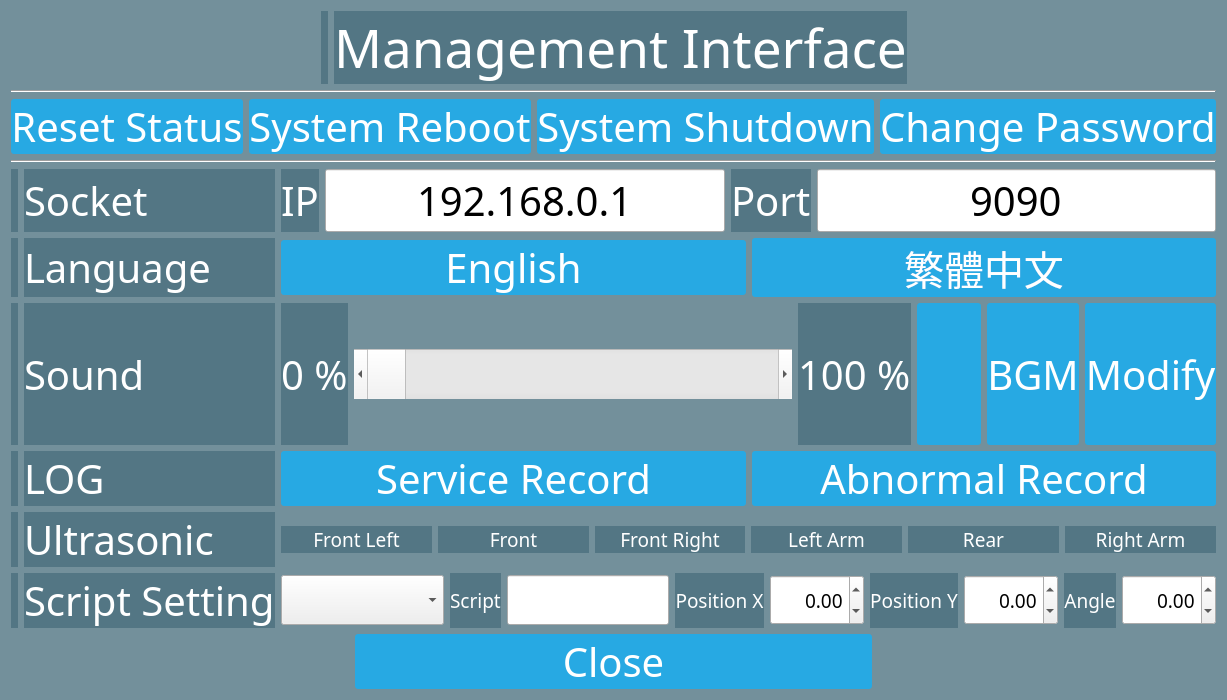
<?xml version="1.0" encoding="UTF-8"?>
<ui version="4.0">
 <class>SystemSettingDialog</class>
 <widget class="QDialog" name="SystemSettingDialog">
  <property name="geometry">
   <rect>
    <x>0</x>
    <y>0</y>
    <width>1227</width>
    <height>700</height>
   </rect>
  </property>
  <property name="font">
   <font>
    <family>微軟正黑體</family>
   </font>
  </property>
  <property name="windowTitle">
   <string>System Setting</string>
  </property>
  <property name="styleSheet">
   <string notr="true">
QDialog, QRadioButton , QLabel, QCheckBox
{ 
	background:  rgba(32, 80, 96, 100);
	color:white;
}

QPushButton
{
	color: white;
	background-color: #27a9e3;
	border-width: 0px;
	border-radius: 3px;
}

QComboBox QAbstractItemView 
{
  color: white;
  border: 1px solid grey;
  background: #27a9e3;
  selection-background-color: #66c011; 
}

QPushButton:hover, QComboBox:hover{ background-color: #66c011; }

QPushButton:disabled, QComboBox:disabled { background-color:rgb(114,200,237); }
</string>
  </property>
  <layout class="QGridLayout" name="gridLayout_2" columnstretch="0,0,0">
   <item row="12" column="0">
    <widget class="QLabel" name="originSettingIcon">
     <property name="text">
      <string/>
     </property>
     <property name="pixmap">
      <pixmap resource="resource.qrc">:/Img/script.png</pixmap>
     </property>
     <property name="alignment">
      <set>Qt::AlignCenter</set>
     </property>
    </widget>
   </item>
   <item row="11" column="0">
    <widget class="QLabel" name="ultrasonicIcon">
     <property name="text">
      <string/>
     </property>
     <property name="pixmap">
      <pixmap resource="resource.qrc">:/Img/camera.png</pixmap>
     </property>
     <property name="alignment">
      <set>Qt::AlignCenter</set>
     </property>
    </widget>
   </item>
   <item row="7" column="1">
    <widget class="QLabel" name="languageLabel">
     <property name="minimumSize">
      <size>
       <width>0</width>
       <height>50</height>
      </size>
     </property>
     <property name="font">
      <font>
       <family>微軟正黑體</family>
       <pointsize>30</pointsize>
      </font>
     </property>
     <property name="text">
      <string>Language</string>
     </property>
    </widget>
   </item>
   <item row="12" column="2">
    <layout class="QHBoxLayout" name="originLayout" stretch="2,0,2,0,1,0,1,0,1">
     <item>
      <widget class="QComboBox" name="originCB">
       <property name="sizePolicy">
        <sizepolicy hsizetype="Expanding" vsizetype="Fixed">
         <horstretch>0</horstretch>
         <verstretch>0</verstretch>
        </sizepolicy>
       </property>
       <property name="minimumSize">
        <size>
         <width>0</width>
         <height>50</height>
        </size>
       </property>
       <property name="font">
        <font>
         <family>微軟正黑體</family>
         <pointsize>14</pointsize>
        </font>
       </property>
      </widget>
     </item>
     <item>
      <widget class="QLabel" name="scriptLabel">
       <property name="minimumSize">
        <size>
         <width>0</width>
         <height>50</height>
        </size>
       </property>
       <property name="font">
        <font>
         <family>微軟正黑體</family>
         <pointsize>14</pointsize>
        </font>
       </property>
       <property name="text">
        <string>Script</string>
       </property>
      </widget>
     </item>
     <item>
      <widget class="QLineEdit" name="scriptLineEdit">
       <property name="sizePolicy">
        <sizepolicy hsizetype="Fixed" vsizetype="Fixed">
         <horstretch>0</horstretch>
         <verstretch>0</verstretch>
        </sizepolicy>
       </property>
       <property name="minimumSize">
        <size>
         <width>150</width>
         <height>50</height>
        </size>
       </property>
       <property name="font">
        <font>
         <family>微軟正黑體</family>
         <pointsize>14</pointsize>
        </font>
       </property>
       <property name="alignment">
        <set>Qt::AlignRight|Qt::AlignTrailing|Qt::AlignVCenter</set>
       </property>
      </widget>
     </item>
     <item>
      <widget class="QLabel" name="originPosXLabel">
       <property name="minimumSize">
        <size>
         <width>0</width>
         <height>50</height>
        </size>
       </property>
       <property name="font">
        <font>
         <family>微軟正黑體</family>
         <pointsize>14</pointsize>
        </font>
       </property>
       <property name="text">
        <string>Position X</string>
       </property>
       <property name="alignment">
        <set>Qt::AlignCenter</set>
       </property>
      </widget>
     </item>
     <item>
      <widget class="QDoubleSpinBox" name="originDsb_x">
       <property name="sizePolicy">
        <sizepolicy hsizetype="Preferred" vsizetype="Fixed">
         <horstretch>0</horstretch>
         <verstretch>0</verstretch>
        </sizepolicy>
       </property>
       <property name="minimumSize">
        <size>
         <width>0</width>
         <height>50</height>
        </size>
       </property>
       <property name="font">
        <font>
         <family>微軟正黑體</family>
         <pointsize>14</pointsize>
        </font>
       </property>
       <property name="styleSheet">
        <string notr="true"/>
       </property>
       <property name="alignment">
        <set>Qt::AlignRight|Qt::AlignTrailing|Qt::AlignVCenter</set>
       </property>
       <property name="minimum">
        <double>-500.000000000000000</double>
       </property>
       <property name="maximum">
        <double>500.000000000000000</double>
       </property>
       <property name="singleStep">
        <double>0.100000000000000</double>
       </property>
      </widget>
     </item>
     <item>
      <widget class="QLabel" name="originPosYLabel">
       <property name="sizePolicy">
        <sizepolicy hsizetype="Preferred" vsizetype="Preferred">
         <horstretch>0</horstretch>
         <verstretch>0</verstretch>
        </sizepolicy>
       </property>
       <property name="minimumSize">
        <size>
         <width>0</width>
         <height>50</height>
        </size>
       </property>
       <property name="font">
        <font>
         <family>微軟正黑體</family>
         <pointsize>14</pointsize>
        </font>
       </property>
       <property name="text">
        <string>Position Y</string>
       </property>
       <property name="alignment">
        <set>Qt::AlignCenter</set>
       </property>
      </widget>
     </item>
     <item>
      <widget class="QDoubleSpinBox" name="originDsb_y">
       <property name="sizePolicy">
        <sizepolicy hsizetype="Preferred" vsizetype="Fixed">
         <horstretch>0</horstretch>
         <verstretch>0</verstretch>
        </sizepolicy>
       </property>
       <property name="minimumSize">
        <size>
         <width>0</width>
         <height>50</height>
        </size>
       </property>
       <property name="font">
        <font>
         <family>微軟正黑體</family>
         <pointsize>14</pointsize>
        </font>
       </property>
       <property name="alignment">
        <set>Qt::AlignRight|Qt::AlignTrailing|Qt::AlignVCenter</set>
       </property>
       <property name="minimum">
        <double>-500.000000000000000</double>
       </property>
       <property name="maximum">
        <double>500.000000000000000</double>
       </property>
       <property name="singleStep">
        <double>0.100000000000000</double>
       </property>
      </widget>
     </item>
     <item>
      <widget class="QLabel" name="originAngLabel">
       <property name="sizePolicy">
        <sizepolicy hsizetype="Preferred" vsizetype="Preferred">
         <horstretch>0</horstretch>
         <verstretch>0</verstretch>
        </sizepolicy>
       </property>
       <property name="minimumSize">
        <size>
         <width>0</width>
         <height>50</height>
        </size>
       </property>
       <property name="font">
        <font>
         <family>微軟正黑體</family>
         <pointsize>14</pointsize>
        </font>
       </property>
       <property name="text">
        <string>Angle</string>
       </property>
       <property name="alignment">
        <set>Qt::AlignCenter</set>
       </property>
      </widget>
     </item>
     <item>
      <widget class="QDoubleSpinBox" name="originDsb_angle">
       <property name="sizePolicy">
        <sizepolicy hsizetype="Preferred" vsizetype="Fixed">
         <horstretch>0</horstretch>
         <verstretch>0</verstretch>
        </sizepolicy>
       </property>
       <property name="minimumSize">
        <size>
         <width>0</width>
         <height>50</height>
        </size>
       </property>
       <property name="font">
        <font>
         <family>微軟正黑體</family>
         <pointsize>14</pointsize>
        </font>
       </property>
       <property name="alignment">
        <set>Qt::AlignRight|Qt::AlignTrailing|Qt::AlignVCenter</set>
       </property>
       <property name="minimum">
        <double>-180.000000000000000</double>
       </property>
       <property name="maximum">
        <double>180.000000000000000</double>
       </property>
       <property name="singleStep">
        <double>0.100000000000000</double>
       </property>
      </widget>
     </item>
    </layout>
   </item>
   <item row="12" column="1">
    <widget class="QLabel" name="originSettingLabel">
     <property name="minimumSize">
      <size>
       <width>0</width>
       <height>50</height>
      </size>
     </property>
     <property name="font">
      <font>
       <family>微軟正黑體</family>
       <pointsize>30</pointsize>
      </font>
     </property>
     <property name="text">
      <string>Script Setting</string>
     </property>
    </widget>
   </item>
   <item row="8" column="2">
    <layout class="QHBoxLayout" name="volumeLayout" stretch="0,1,0,0,0,0">
     <item>
      <widget class="QLabel" name="lowLabel">
       <property name="font">
        <font>
         <family>微軟正黑體</family>
         <pointsize>30</pointsize>
        </font>
       </property>
       <property name="text">
        <string notr="true">0 %</string>
       </property>
      </widget>
     </item>
     <item>
      <widget class="QScrollBar" name="volumeScrollBar">
       <property name="sizePolicy">
        <sizepolicy hsizetype="Minimum" vsizetype="Fixed">
         <horstretch>0</horstretch>
         <verstretch>0</verstretch>
        </sizepolicy>
       </property>
       <property name="minimumSize">
        <size>
         <width>300</width>
         <height>50</height>
        </size>
       </property>
       <property name="maximum">
        <number>100</number>
       </property>
       <property name="pageStep">
        <number>10</number>
       </property>
       <property name="orientation">
        <enum>Qt::Horizontal</enum>
       </property>
      </widget>
     </item>
     <item>
      <widget class="QLabel" name="highLabel">
       <property name="font">
        <font>
         <family>微軟正黑體</family>
         <pointsize>30</pointsize>
        </font>
       </property>
       <property name="text">
        <string notr="true">100 %</string>
       </property>
      </widget>
     </item>
     <item>
      <widget class="QPushButton" name="testSoundBtn">
       <property name="sizePolicy">
        <sizepolicy hsizetype="Preferred" vsizetype="Preferred">
         <horstretch>0</horstretch>
         <verstretch>0</verstretch>
        </sizepolicy>
       </property>
       <property name="minimumSize">
        <size>
         <width>0</width>
         <height>50</height>
        </size>
       </property>
       <property name="font">
        <font>
         <family>微軟正黑體 Light</family>
         <pointsize>20</pointsize>
        </font>
       </property>
       <property name="text">
        <string/>
       </property>
       <property name="icon">
        <iconset>
         <normaloff>Img/volume.ico</normaloff>Img/volume.ico</iconset>
       </property>
       <property name="iconSize">
        <size>
         <width>64</width>
         <height>64</height>
        </size>
       </property>
      </widget>
     </item>
     <item>
      <widget class="QPushButton" name="bgmBtn">
       <property name="sizePolicy">
        <sizepolicy hsizetype="Preferred" vsizetype="Preferred">
         <horstretch>0</horstretch>
         <verstretch>0</verstretch>
        </sizepolicy>
       </property>
       <property name="minimumSize">
        <size>
         <width>0</width>
         <height>50</height>
        </size>
       </property>
       <property name="font">
        <font>
         <family>微軟正黑體</family>
         <pointsize>30</pointsize>
        </font>
       </property>
       <property name="text">
        <string>BGM</string>
       </property>
      </widget>
     </item>
     <item>
      <widget class="QPushButton" name="soundModifyBtn">
       <property name="sizePolicy">
        <sizepolicy hsizetype="Preferred" vsizetype="Preferred">
         <horstretch>0</horstretch>
         <verstretch>0</verstretch>
        </sizepolicy>
       </property>
       <property name="minimumSize">
        <size>
         <width>0</width>
         <height>50</height>
        </size>
       </property>
       <property name="font">
        <font>
         <family>微軟正黑體</family>
         <pointsize>30</pointsize>
        </font>
       </property>
       <property name="text">
        <string>Modify</string>
       </property>
      </widget>
     </item>
    </layout>
   </item>
   <item row="11" column="2">
    <layout class="QGridLayout" name="lightGridLayout">
     <item row="0" column="5">
      <widget class="QLabel" name="ultrasonicLabel_6">
       <property name="sizePolicy">
        <sizepolicy hsizetype="Preferred" vsizetype="Fixed">
         <horstretch>0</horstretch>
         <verstretch>0</verstretch>
        </sizepolicy>
       </property>
       <property name="font">
        <font>
         <family>微軟正黑體</family>
         <pointsize>14</pointsize>
        </font>
       </property>
       <property name="text">
        <string>Right Arm</string>
       </property>
       <property name="alignment">
        <set>Qt::AlignCenter</set>
       </property>
      </widget>
     </item>
     <item row="0" column="2">
      <widget class="QLabel" name="ultrasonicLabel_3">
       <property name="sizePolicy">
        <sizepolicy hsizetype="Preferred" vsizetype="Fixed">
         <horstretch>0</horstretch>
         <verstretch>0</verstretch>
        </sizepolicy>
       </property>
       <property name="font">
        <font>
         <family>微軟正黑體</family>
         <pointsize>14</pointsize>
        </font>
       </property>
       <property name="text">
        <string>Front Right</string>
       </property>
       <property name="alignment">
        <set>Qt::AlignCenter</set>
       </property>
      </widget>
     </item>
     <item row="0" column="0">
      <widget class="QLabel" name="ultrasonicLabel_1">
       <property name="sizePolicy">
        <sizepolicy hsizetype="Preferred" vsizetype="Fixed">
         <horstretch>0</horstretch>
         <verstretch>0</verstretch>
        </sizepolicy>
       </property>
       <property name="font">
        <font>
         <family>微軟正黑體</family>
         <pointsize>14</pointsize>
        </font>
       </property>
       <property name="text">
        <string>Front Left</string>
       </property>
       <property name="alignment">
        <set>Qt::AlignCenter</set>
       </property>
      </widget>
     </item>
     <item row="0" column="1">
      <widget class="QLabel" name="ultrasonicLabel_2">
       <property name="sizePolicy">
        <sizepolicy hsizetype="Preferred" vsizetype="Fixed">
         <horstretch>0</horstretch>
         <verstretch>0</verstretch>
        </sizepolicy>
       </property>
       <property name="font">
        <font>
         <family>微軟正黑體</family>
         <pointsize>14</pointsize>
        </font>
       </property>
       <property name="text">
        <string>Front</string>
       </property>
       <property name="alignment">
        <set>Qt::AlignCenter</set>
       </property>
      </widget>
     </item>
     <item row="0" column="3">
      <widget class="QLabel" name="ultrasonicLabel_4">
       <property name="sizePolicy">
        <sizepolicy hsizetype="Preferred" vsizetype="Fixed">
         <horstretch>0</horstretch>
         <verstretch>0</verstretch>
        </sizepolicy>
       </property>
       <property name="font">
        <font>
         <family>微軟正黑體</family>
         <pointsize>14</pointsize>
        </font>
       </property>
       <property name="text">
        <string>Left Arm</string>
       </property>
       <property name="alignment">
        <set>Qt::AlignCenter</set>
       </property>
      </widget>
     </item>
     <item row="0" column="4">
      <widget class="QLabel" name="ultrasonicLabel_5">
       <property name="sizePolicy">
        <sizepolicy hsizetype="Preferred" vsizetype="Fixed">
         <horstretch>0</horstretch>
         <verstretch>0</verstretch>
        </sizepolicy>
       </property>
       <property name="font">
        <font>
         <family>微軟正黑體</family>
         <pointsize>14</pointsize>
        </font>
       </property>
       <property name="text">
        <string>Rear</string>
       </property>
       <property name="alignment">
        <set>Qt::AlignCenter</set>
       </property>
      </widget>
     </item>
    </layout>
   </item>
   <item row="8" column="1">
    <widget class="QLabel" name="volumeLabel">
     <property name="minimumSize">
      <size>
       <width>0</width>
       <height>50</height>
      </size>
     </property>
     <property name="font">
      <font>
       <family>微軟正黑體</family>
       <pointsize>30</pointsize>
      </font>
     </property>
     <property name="text">
      <string>Sound</string>
     </property>
    </widget>
   </item>
   <item row="5" column="0" colspan="3">
    <widget class="Line" name="line">
     <property name="orientation">
      <enum>Qt::Horizontal</enum>
     </property>
    </widget>
   </item>
   <item row="11" column="1">
    <widget class="QLabel" name="ultrasonicLabel">
     <property name="minimumSize">
      <size>
       <width>0</width>
       <height>50</height>
      </size>
     </property>
     <property name="font">
      <font>
       <family>微軟正黑體</family>
       <pointsize>30</pointsize>
      </font>
     </property>
     <property name="text">
      <string>Ultrasonic</string>
     </property>
    </widget>
   </item>
   <item row="6" column="1">
    <widget class="QLabel" name="tcpSocketLabel">
     <property name="minimumSize">
      <size>
       <width>0</width>
       <height>50</height>
      </size>
     </property>
     <property name="font">
      <font>
       <family>微軟正黑體</family>
       <pointsize>30</pointsize>
      </font>
     </property>
     <property name="text">
      <string>Socket</string>
     </property>
    </widget>
   </item>
   <item row="3" column="0" colspan="3">
    <layout class="QHBoxLayout" name="systemLayout">
     <item>
      <widget class="QPushButton" name="resetStatusBtn">
       <property name="sizePolicy">
        <sizepolicy hsizetype="Preferred" vsizetype="Fixed">
         <horstretch>0</horstretch>
         <verstretch>0</verstretch>
        </sizepolicy>
       </property>
       <property name="minimumSize">
        <size>
         <width>0</width>
         <height>50</height>
        </size>
       </property>
       <property name="font">
        <font>
         <family>微軟正黑體</family>
         <pointsize>30</pointsize>
        </font>
       </property>
       <property name="text">
        <string>Reset Status</string>
       </property>
      </widget>
     </item>
     <item>
      <widget class="QPushButton" name="rebootBtn">
       <property name="sizePolicy">
        <sizepolicy hsizetype="Preferred" vsizetype="Fixed">
         <horstretch>0</horstretch>
         <verstretch>0</verstretch>
        </sizepolicy>
       </property>
       <property name="minimumSize">
        <size>
         <width>0</width>
         <height>50</height>
        </size>
       </property>
       <property name="font">
        <font>
         <family>微軟正黑體</family>
         <pointsize>30</pointsize>
        </font>
       </property>
       <property name="text">
        <string>System Reboot</string>
       </property>
      </widget>
     </item>
     <item>
      <widget class="QPushButton" name="shutdownBtn">
       <property name="sizePolicy">
        <sizepolicy hsizetype="Preferred" vsizetype="Fixed">
         <horstretch>0</horstretch>
         <verstretch>0</verstretch>
        </sizepolicy>
       </property>
       <property name="minimumSize">
        <size>
         <width>0</width>
         <height>50</height>
        </size>
       </property>
       <property name="font">
        <font>
         <family>微軟正黑體</family>
         <pointsize>30</pointsize>
        </font>
       </property>
       <property name="text">
        <string>System Shutdown</string>
       </property>
      </widget>
     </item>
     <item>
      <widget class="QPushButton" name="changePwdBtn">
       <property name="sizePolicy">
        <sizepolicy hsizetype="Preferred" vsizetype="Fixed">
         <horstretch>0</horstretch>
         <verstretch>0</verstretch>
        </sizepolicy>
       </property>
       <property name="minimumSize">
        <size>
         <width>0</width>
         <height>50</height>
        </size>
       </property>
       <property name="font">
        <font>
         <family>微軟正黑體</family>
         <pointsize>30</pointsize>
        </font>
       </property>
       <property name="text">
        <string>Change Password</string>
       </property>
      </widget>
     </item>
    </layout>
   </item>
   <item row="6" column="2">
    <layout class="QHBoxLayout" name="tcpSocketLayout" stretch="0,1,0,1">
     <item>
      <widget class="QLabel" name="ipLabel">
       <property name="minimumSize">
        <size>
         <width>0</width>
         <height>50</height>
        </size>
       </property>
       <property name="font">
        <font>
         <family>微軟正黑體</family>
         <pointsize>30</pointsize>
        </font>
       </property>
       <property name="text">
        <string>IP</string>
       </property>
      </widget>
     </item>
     <item>
      <widget class="QLineEdit" name="ipLineEdit">
       <property name="sizePolicy">
        <sizepolicy hsizetype="Preferred" vsizetype="Fixed">
         <horstretch>0</horstretch>
         <verstretch>0</verstretch>
        </sizepolicy>
       </property>
       <property name="minimumSize">
        <size>
         <width>0</width>
         <height>50</height>
        </size>
       </property>
       <property name="font">
        <font>
         <family>微軟正黑體</family>
         <pointsize>30</pointsize>
        </font>
       </property>
       <property name="inputMask">
        <string notr="true"/>
       </property>
       <property name="text">
        <string>192.168.0.1</string>
       </property>
       <property name="alignment">
        <set>Qt::AlignCenter</set>
       </property>
      </widget>
     </item>
     <item>
      <widget class="QLabel" name="portLabel">
       <property name="minimumSize">
        <size>
         <width>0</width>
         <height>50</height>
        </size>
       </property>
       <property name="font">
        <font>
         <family>微軟正黑體</family>
         <pointsize>30</pointsize>
        </font>
       </property>
       <property name="text">
        <string>Port</string>
       </property>
      </widget>
     </item>
     <item>
      <widget class="QLineEdit" name="portLineEdit">
       <property name="sizePolicy">
        <sizepolicy hsizetype="Preferred" vsizetype="Fixed">
         <horstretch>0</horstretch>
         <verstretch>0</verstretch>
        </sizepolicy>
       </property>
       <property name="minimumSize">
        <size>
         <width>0</width>
         <height>50</height>
        </size>
       </property>
       <property name="font">
        <font>
         <family>微軟正黑體</family>
         <pointsize>30</pointsize>
        </font>
       </property>
       <property name="inputMask">
        <string notr="true"/>
       </property>
       <property name="text">
        <string>9090</string>
       </property>
       <property name="alignment">
        <set>Qt::AlignCenter</set>
       </property>
      </widget>
     </item>
    </layout>
   </item>
   <item row="10" column="1">
    <widget class="QLabel" name="logLabel">
     <property name="minimumSize">
      <size>
       <width>0</width>
       <height>50</height>
      </size>
     </property>
     <property name="font">
      <font>
       <family>微軟正黑體</family>
       <pointsize>30</pointsize>
      </font>
     </property>
     <property name="text">
      <string>LOG</string>
     </property>
    </widget>
   </item>
   <item row="7" column="2">
    <layout class="QHBoxLayout" name="langLayout">
     <item>
      <widget class="QPushButton" name="langEnBtn">
       <property name="sizePolicy">
        <sizepolicy hsizetype="Preferred" vsizetype="Fixed">
         <horstretch>0</horstretch>
         <verstretch>0</verstretch>
        </sizepolicy>
       </property>
       <property name="minimumSize">
        <size>
         <width>0</width>
         <height>50</height>
        </size>
       </property>
       <property name="font">
        <font>
         <family>微軟正黑體</family>
         <pointsize>30</pointsize>
        </font>
       </property>
       <property name="text">
        <string notr="true">English</string>
       </property>
      </widget>
     </item>
     <item>
      <widget class="QPushButton" name="langZhBtn">
       <property name="sizePolicy">
        <sizepolicy hsizetype="Preferred" vsizetype="Fixed">
         <horstretch>0</horstretch>
         <verstretch>0</verstretch>
        </sizepolicy>
       </property>
       <property name="minimumSize">
        <size>
         <width>0</width>
         <height>50</height>
        </size>
       </property>
       <property name="font">
        <font>
         <family>微軟正黑體</family>
         <pointsize>30</pointsize>
        </font>
       </property>
       <property name="text">
        <string notr="true">繁體中文</string>
       </property>
      </widget>
     </item>
    </layout>
   </item>
   <item row="10" column="2">
    <layout class="QHBoxLayout" name="logLayout">
     <item>
      <widget class="QPushButton" name="serviceRecordBtn">
       <property name="sizePolicy">
        <sizepolicy hsizetype="Preferred" vsizetype="Fixed">
         <horstretch>0</horstretch>
         <verstretch>0</verstretch>
        </sizepolicy>
       </property>
       <property name="baseSize">
        <size>
         <width>0</width>
         <height>50</height>
        </size>
       </property>
       <property name="font">
        <font>
         <family>微軟正黑體</family>
         <pointsize>30</pointsize>
        </font>
       </property>
       <property name="text">
        <string>Service Record</string>
       </property>
      </widget>
     </item>
     <item>
      <widget class="QPushButton" name="abnormalRecordBtn">
       <property name="sizePolicy">
        <sizepolicy hsizetype="Preferred" vsizetype="Fixed">
         <horstretch>0</horstretch>
         <verstretch>0</verstretch>
        </sizepolicy>
       </property>
       <property name="baseSize">
        <size>
         <width>0</width>
         <height>50</height>
        </size>
       </property>
       <property name="font">
        <font>
         <family>微軟正黑體</family>
         <pointsize>30</pointsize>
        </font>
       </property>
       <property name="text">
        <string>Abnormal Record</string>
       </property>
      </widget>
     </item>
    </layout>
   </item>
   <item row="7" column="0">
    <widget class="QLabel" name="languageIcon">
     <property name="text">
      <string/>
     </property>
     <property name="pixmap">
      <pixmap resource="resource.qrc">:/Img/lang.png</pixmap>
     </property>
     <property name="alignment">
      <set>Qt::AlignCenter</set>
     </property>
    </widget>
   </item>
   <item row="8" column="0">
    <widget class="QLabel" name="volumeIcon">
     <property name="text">
      <string/>
     </property>
     <property name="pixmap">
      <pixmap resource="resource.qrc">:/Img/audio.png</pixmap>
     </property>
     <property name="alignment">
      <set>Qt::AlignCenter</set>
     </property>
    </widget>
   </item>
   <item row="6" column="0">
    <widget class="QLabel" name="tcpSocketIcon">
     <property name="text">
      <string/>
     </property>
     <property name="pixmap">
      <pixmap resource="resource.qrc">:/Img/network.png</pixmap>
     </property>
     <property name="alignment">
      <set>Qt::AlignCenter</set>
     </property>
    </widget>
   </item>
   <item row="10" column="0">
    <widget class="QLabel" name="logIcon">
     <property name="text">
      <string/>
     </property>
     <property name="pixmap">
      <pixmap resource="resource.qrc">:/Img/log.png</pixmap>
     </property>
     <property name="alignment">
      <set>Qt::AlignCenter</set>
     </property>
    </widget>
   </item>
   <item row="14" column="0" colspan="3">
    <layout class="QHBoxLayout" name="closelLayout" stretch="2,3,2">
     <item>
      <spacer name="horizontalSpacer_3">
       <property name="orientation">
        <enum>Qt::Horizontal</enum>
       </property>
       <property name="sizeHint" stdset="0">
        <size>
         <width>40</width>
         <height>20</height>
        </size>
       </property>
      </spacer>
     </item>
     <item>
      <widget class="QPushButton" name="closeBtn">
       <property name="sizePolicy">
        <sizepolicy hsizetype="Preferred" vsizetype="Fixed">
         <horstretch>0</horstretch>
         <verstretch>0</verstretch>
        </sizepolicy>
       </property>
       <property name="font">
        <font>
         <family>微軟正黑體</family>
         <pointsize>30</pointsize>
        </font>
       </property>
       <property name="text">
        <string>Close</string>
       </property>
      </widget>
     </item>
     <item>
      <spacer name="horizontalSpacer_4">
       <property name="orientation">
        <enum>Qt::Horizontal</enum>
       </property>
       <property name="sizeHint" stdset="0">
        <size>
         <width>40</width>
         <height>20</height>
        </size>
       </property>
      </spacer>
     </item>
    </layout>
   </item>
   <item row="0" column="0" colspan="3">
    <layout class="QHBoxLayout" name="horizontalLayout">
     <item>
      <spacer name="horizontalSpacer">
       <property name="orientation">
        <enum>Qt::Horizontal</enum>
       </property>
       <property name="sizeHint" stdset="0">
        <size>
         <width>40</width>
         <height>20</height>
        </size>
       </property>
      </spacer>
     </item>
     <item>
      <widget class="QLabel" name="label_2">
       <property name="text">
        <string/>
       </property>
       <property name="pixmap">
        <pixmap resource="resource.qrc">:/Img/management64.png</pixmap>
       </property>
      </widget>
     </item>
     <item>
      <widget class="QLabel" name="label">
       <property name="sizePolicy">
        <sizepolicy hsizetype="Preferred" vsizetype="Fixed">
         <horstretch>0</horstretch>
         <verstretch>0</verstretch>
        </sizepolicy>
       </property>
       <property name="font">
        <font>
         <family>微軟正黑體</family>
         <pointsize>40</pointsize>
        </font>
       </property>
       <property name="text">
        <string>Management Interface</string>
       </property>
       <property name="alignment">
        <set>Qt::AlignCenter</set>
       </property>
      </widget>
     </item>
     <item>
      <spacer name="horizontalSpacer_2">
       <property name="orientation">
        <enum>Qt::Horizontal</enum>
       </property>
       <property name="sizeHint" stdset="0">
        <size>
         <width>40</width>
         <height>20</height>
        </size>
       </property>
      </spacer>
     </item>
    </layout>
   </item>
   <item row="1" column="0" colspan="3">
    <widget class="Line" name="line_2">
     <property name="orientation">
      <enum>Qt::Horizontal</enum>
     </property>
    </widget>
   </item>
  </layout>
 </widget>
 <resources>
  <include location="resource.qrc"/>
 </resources>
 <connections/>
</ui>
